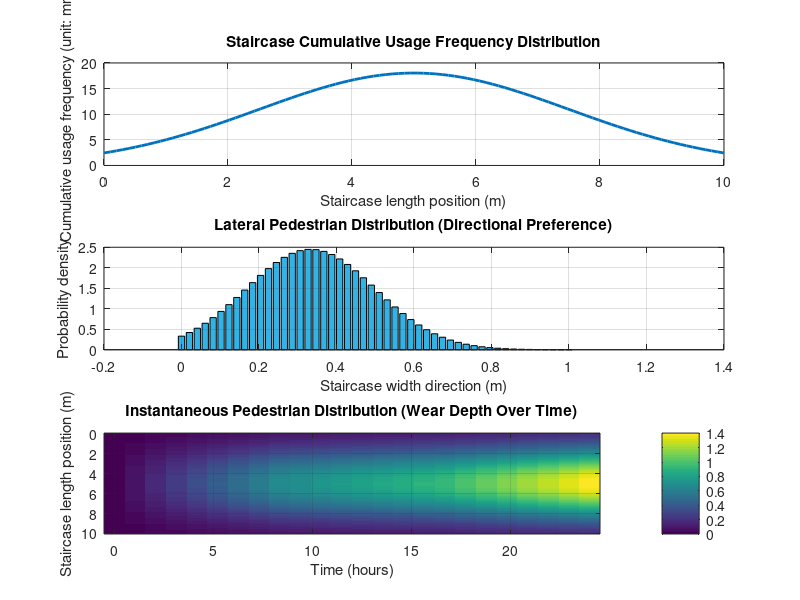

Reproduce this figure in MATLAB.
% Parameter Settings
L = 10; % Staircase length (unit: meters)
Nx = 100; % Number of horizontal grid divisions
x = linspace(0, L, Nx); % Discrete points along the staircase length

W = 1; % Staircase width (unit: meters)
Ny = 50; % Number of width-wise grid divisions
y = linspace(0, W, Ny); % Discrete points along the staircase width

T = 24; % Simulation time (unit: hours)
Nt = 24; % Number of time steps
t = linspace(0, T, Nt); % Time discretization

% Total pedestrian flow over time
N_t = zeros(1, Nt);
N_t(1:8) = 500; % Morning peak (6:00 - 9:00)
N_t(9:16) = 200; % Midday trough (10:00 - 15:00)
N_t(17:24) = 400; % Evening peak (16:00 - 19:00)

% Horizontal distribution (normal distribution)
mu_x = L / 2; % Center of pedestrian flow at midpoint
sigma_x = L / 4; % Distribution width
p_x = exp(-(x - mu_x).^2 / (2 * sigma_x^2));
p_x = p_x / trapz(x, p_x); % Normalized distribution

% Lateral distribution (biased to the left)
mu_y = W / 3; % Bias to the left
sigma_y = W / 6; % Distribution width
p_y = exp(-(y - mu_y).^2 / (2 * sigma_y^2));
p_y = p_y / trapz(y, p_y); % Normalized distribution

% Wear model parameters
k = 0.001; % Wear coefficient (unit: mm/person)
delta = ones(Nx, Nt); % Direction factor, assumed constant

% Initialize wear depth
w = zeros(Nx, Nt); % Wear depth matrix

% Step-by-step wear depth calculation
for j = 1:Nt-1
    % Calculate pedestrian distribution at each time step
    lambda_x = N_t(j) * p_x; % Horizontal pedestrian distribution
    for i = 1:Nx
        w(i, j+1) = w(i, j) + k * lambda_x(i) * delta(i, j) * (trapz(y, p_y)); % Wear calculation
    end
end

% Visualization
figure;

% 1. Staircase usage frequency distribution
subplot(3, 1, 1);
plot(x, trapz(t, w, 2), 'LineWidth', 2);
xlabel('Staircase length position (m)');
ylabel('Cumulative usage frequency (unit: mm)');
title('Staircase Cumulative Usage Frequency Distribution');
grid on;

% 2. Directional preference
subplot(3, 1, 2);
bar(y, p_y, 'FaceColor', [0.2, 0.7, 0.9]);
xlabel('Staircase width direction (m)');
ylabel('Probability density');
title('Lateral Pedestrian Distribution (Directional Preference)');
grid on;

% 3. Instantaneous pedestrian distribution
subplot(3, 1, 3);
imagesc(t, x, w);
colorbar;
xlabel('Time (hours)');
ylabel('Staircase length position (m)');
title('Instantaneous Pedestrian Distribution (Wear Depth Over Time)');
grid on;